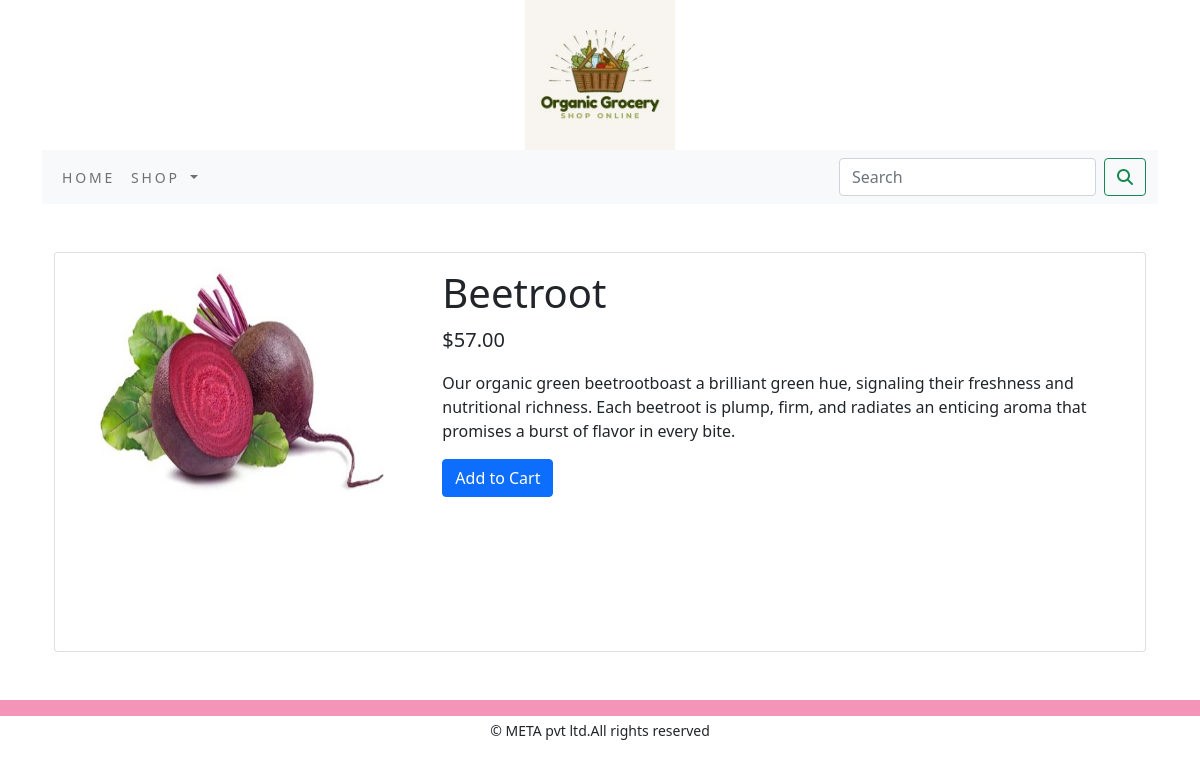
Page /shop/vegitables/beetroot/ on the committed database.
### shop/models.py (models this page shows, shortened)
class Product(models.Model):
    name = models.CharField(max_length=250, unique=True)
    slug = models.SlugField(max_length=258, unique=True)
    description = models.TextField(blank=True)
    price = models.DecimalField(max_digits=10, decimal_places=2)
    category = models.ForeignKey(Category, on_delete=models.CASCADE)
    image = models.ImageField(upload_to='product', blank=True)
    stock = models.IntegerField()
    available = models.BooleanField(default=True)
    created = models.DateTimeField(auto_now_add=True)
    updated = models.DateTimeField(auto_now=True)
    class Meta:
        ordering = ("name",)
        verbose_name = 'product'
        verbose_name_plural = 'products'

### shop/views.py (the view)
# urls.py: path('<slug:c_slug>/<slug:product_slug>/', views.proDetail, name='prodCatdetail')
def proDetail(request, c_slug, product_slug):
    try:
        product = Product.objects.get(category__slug=c_slug, slug=product_slug)
    except Exception as e:
        raise e
    return render(request, 'product.html', {'product': product})

### cart/context_processors.py (called while the page is built)
def counter(request):
    item_count = 0
    if 'admin' in request.path:
        return {}
    else:
        try:
            cart = Cart.objects.get(cart_id=_cart_id(request))
            cart_items = CartItem.objects.filter(cart=cart)
            for cart_item in cart_items:
                item_count += cart_item.quantity
        except Cart.DoesNotExist:
            item_count = 0
    return {'item_count': item_count}

### cart/views.py (called while the page is built)
def _cart_id(request):
    cart = request.session.session_key
    if not cart:
        cart = request.session.create()
    return cart

### shop/context_processors.py (called while the page is built)
def menu_links(request):
    links=Category.objects.all()
    return dict(links=links)

### shop/models.py (called while the page is built)
    def get_url(self):
        return reverse('shop:products_by_category',args=[self.slug])

### templates/product.html (shortened to what this page needs)
{% extends 'base.html' %}
{% load static %}
{% block content %}
<div class="container my-5">
    <div class="card" style="height: 400px;">
        <div class="row no-gutters">
            <div class="col-md-4">
                <img src="{{ product.image.url }}" alt="{{ product.name }}" class="card-img" style="height: 100%;">
            </div>
            <div class="col-md-8">
                <div class="card-body">
                    <h1 class="card-title">{{ product.name }}</h1>
                    <p class="card-text lead">${{ product.price }}</p>
                    <p class="card-text text-justify my_prod_text">{{ product.description }}</p>
                    {% if product.stock <= 0 %}
                        <p class="card-text text-danger"><b> Out of stock</b></p>
                    {% else %}
                        <a class="btn btn-primary" href="{% url 'cart:add_cart' product.id %}">Add to Cart</a>
                    {% endif %}
                </div>
            </div>
        </div>
    </div>
</div>
{% endblock %}

### static/css/custom.css (style rules this page uses)
body { font-family: 'Libre Baskerville', serif; font-family: 'Roboto', sans-serif; }

### rows in the picture
Product: image (picture), name "Beetroot", price "57.00", description "Our organic green beetrootboast a brilliant green hue, signaling their freshness and nutritional richness. Each beetroot is plump, firm, and radiates an enticing aroma that promises a burst of flavor in every bite."
